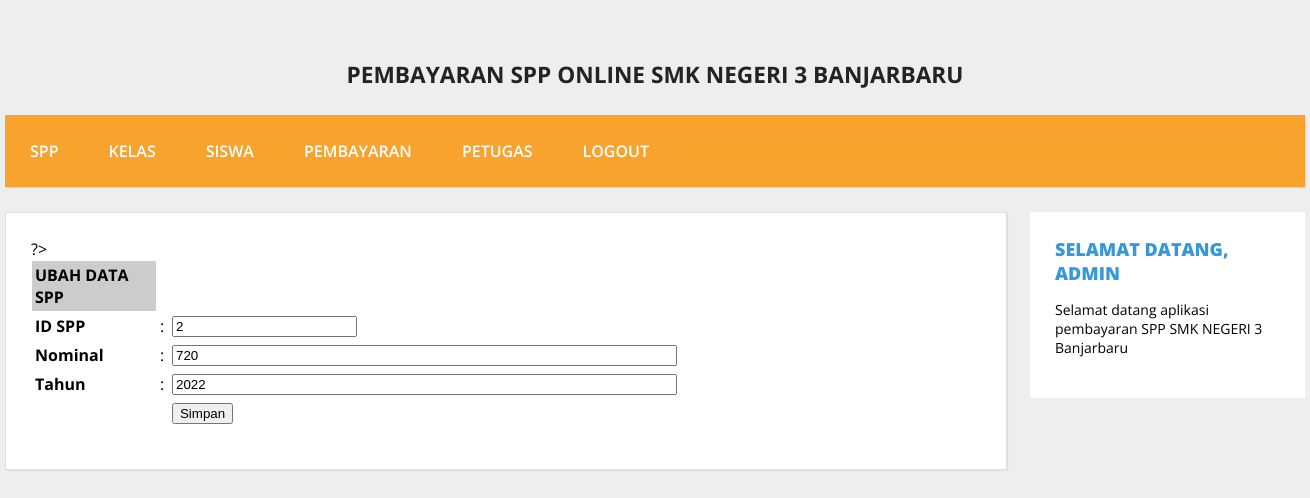
The app's page /SPP_laila/admin/halaman_admin.php?open=edit_spp&id_spp=2 (signed in) with its own data.
### tables this page shows
CREATE TABLE `spp` (
  `id_spp` varchar(5) NOT NULL,
  `tahun` int(4) NOT NULL,
  `nominal` int(10) NOT NULL
);

### SPP_laila/admin/edit_spp.php (the view, shortened to what this page needs)
<?php
include_once "../src/koneksi.php";
$id_spp = $_GET['id_spp'];
$sql    = mysqli_query($koneksi, "SELECT * FROM spp WHERE id_spp = '$id_spp'");
$data   = mysqli_fetch_array($sql);
?>
?>
<form action="<?php $_SERVER['PHP_SELF']; ?>" method="post" name="form1" target="_self" >
  <table class="table-list" width="650" border="0" cellspacing="1" cellpadding="3">
    <tr>
      <td bgcolor="#CCCCCC"><strong>UBAH DATA SPP </strong></td>
      <td>&nbsp;</td>
      <td>&nbsp;</td>
    </tr>
    <tr>
      <td width="182"><strong>ID SPP </strong></td>
      <td width="6">:</td>
      <td width="440"><input name="id_spp" type="text" value="<?php echo $data['id_spp']; ?>"
        readonly = "true" /></td>
    </tr>
    <tr>
      <td><strong>Nominal </strong></td>
      <td>:</td>
      <td><input name="nominal" type="text" value="<?php echo $data['nominal']; ?>"
        size="60" maxlength="100" /></td>
    </tr>
    <tr>
      <td><strong>Tahun </strong></td>
      <td>:</td>
      <td><input name="tahun" type="text" value="<?php echo $data['tahun']; ?>"
        size="60" maxlength="100" /></td>
    </tr>
    <tr>
      <td>&nbsp;</td>
      <td>&nbsp;</td>
      <td><input name="btnSimpan" type="submit" id="btnSimpan" value="Simpan" /></td>
    </tr>
  </table>
</form>

### SPP_laila/src/style.css (style rules this page uses)
body { background: #eee; margin: 0; font-family: 'Open Sans', sans-serif; }

### records on screen
spp: id_spp "2", nominal "720", tahun "2022"

### other values on screen
$_SESSION['username'] "ADMIN"
